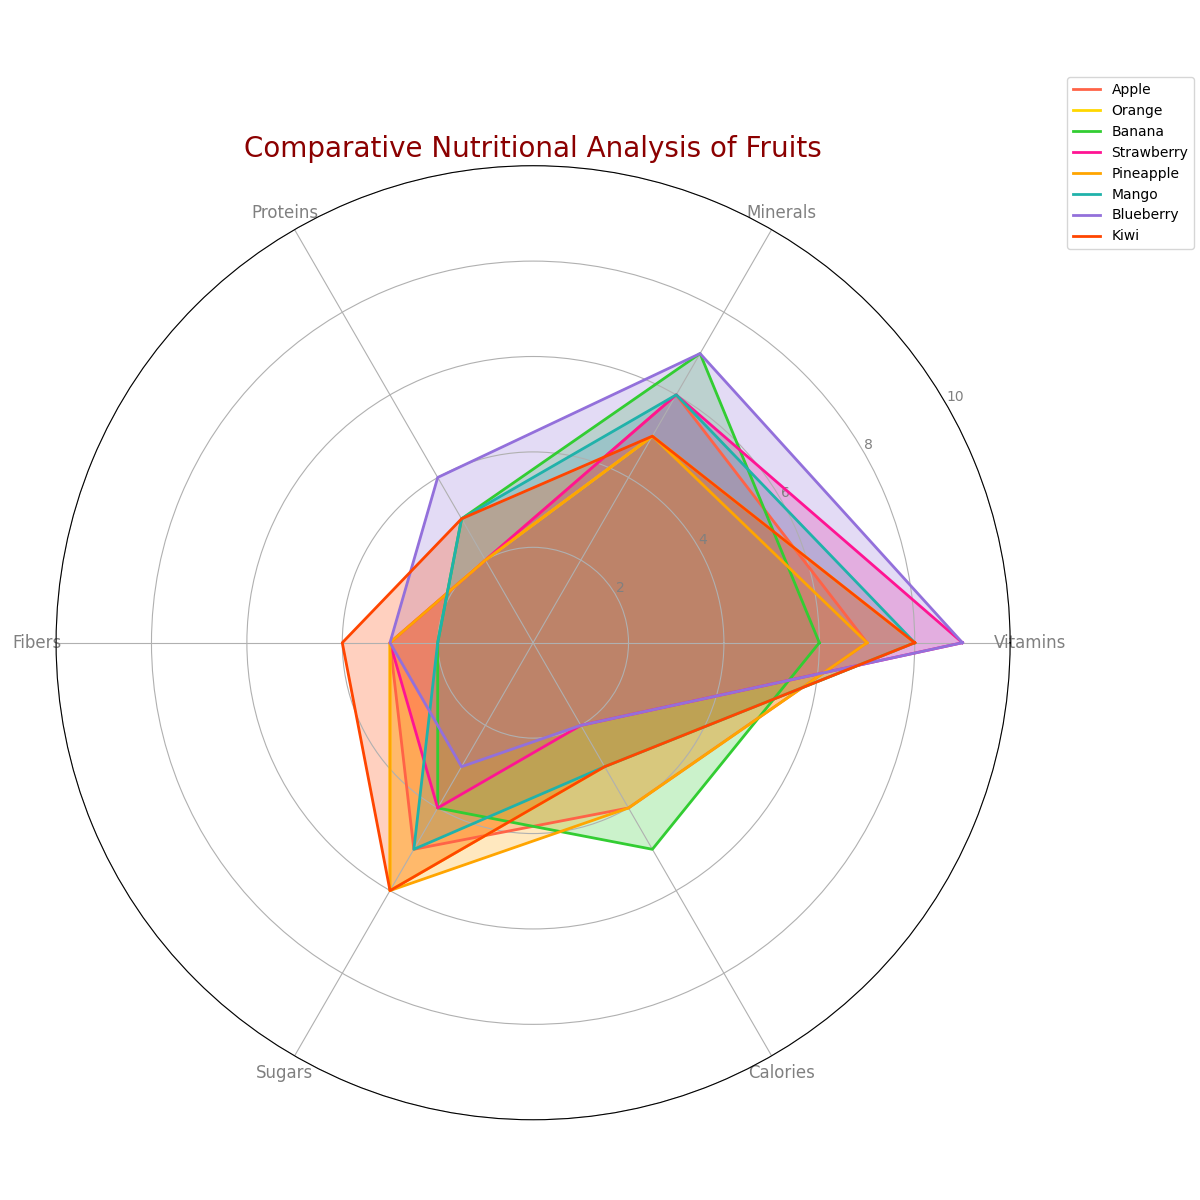

The Python source for this figure:
import numpy as np
import matplotlib.pyplot as plt
from math import pi

# Define categories
categories = ['Vitamins', 'Minerals', 'Proteins', 'Fibers', 'Sugars', 'Calories']
num_vars = len(categories)

# Nutritional scores for each fruit (max score: 10)
fruit_scores = {
    'Apple': [7, 6, 2, 3, 5, 4],
    'Orange': [8, 5, 2, 3, 6, 3],
    'Banana': [6, 7, 3, 2, 4, 5],
    'Strawberry': [9, 6, 2, 3, 4, 2],
    'Pineapple': [7, 5, 2, 3, 6, 4],
    # Added new fruits
    'Mango': [8, 6, 3, 2, 5, 3],
    'Blueberry': [9, 7, 4, 3, 3, 2],
    'Kiwi': [8, 5, 3, 4, 6, 3]
}

# Create a radar chart
fig, ax = plt.subplots(figsize=(12, 12), subplot_kw=dict(polar=True))

# Compute angle for each category
angles = np.linspace(0, 2 * pi, num_vars, endpoint=False).tolist()
angles += angles[:1]

# Add data to the plot
colors = ['#FF6347', '#FFD700', '#32CD32', '#FF1493', '#FFA500', '#20B2AA', '#9370DB', '#FF4500']
for idx, (fruit, scores) in enumerate(fruit_scores.items()):
    scores += scores[:1]
    ax.plot(angles, scores, linewidth=2, linestyle='solid', label=fruit, color=colors[idx])
    ax.fill(angles, scores, alpha=0.25, color=colors[idx])

# Add labels and title
plt.xticks(angles[:-1], categories, color='grey', size=12)
ax.set_rlabel_position(30)
plt.yticks([2, 4, 6, 8, 10], ["2", "4", "6", "8", "10"], color="grey", size=10)
plt.ylim(0, 10)

# Add a legend and title
plt.legend(loc='upper right', bbox_to_anchor=(1.2, 1.1), fontsize=10)
plt.title('Comparative Nutritional Analysis of Fruits', size=20, color='darkred', ha='center')

plt.tight_layout()

plt.show()
